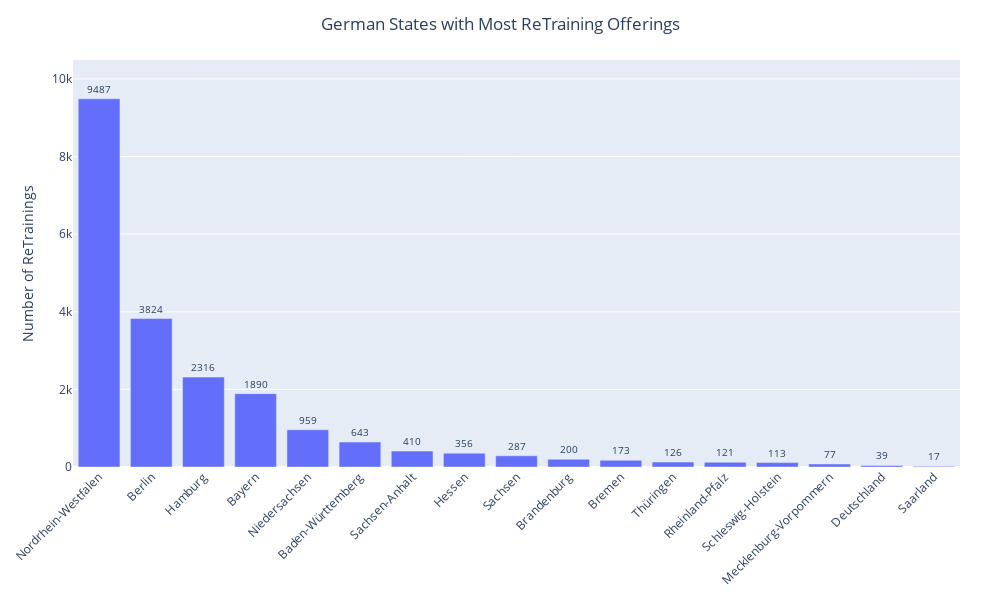

The code cell stored with this chart in its notebook:
### Markdown cell above
<font size= "4">***BAR CHART FOR SHOWING THE TOP 20 STATES THAT OFFER MOST RETRAININGS***</font>

### Code cell
import sqlite3
import plotly.express as px

# Connect to the SQLite database
db_connection = sqlite3.connect('weiterbildung_analysis.db')
cursor = db_connection.cursor()

# SQL query to retrieve data
query = '''
    SELECT land, COUNT(*) as count
    FROM umschulung
    WHERE land IS NOT NULL
    GROUP BY land
    ORDER BY count DESC
    LIMIT 20
'''
cursor.execute(query)
data = cursor.fetchall()

# Close the database connection
db_connection.close()

# Extract data into lists
state_names = [entry[0] for entry in data]
training_counts = [entry[1] for entry in data]

# Create the bar chart
fig = px.bar(
    x=state_names,
    y=training_counts,
    title='German States with Most ReTraining Offerings',
    labels={'x': 'German States', 'y': 'Number of ReTrainings'},
)

# Improve chart aesthetics
fig.update_layout(
    xaxis_title=None,  # Remove x-axis label
    xaxis_tickangle=-45,  # Rotate x-axis labels for better readability
    yaxis_range=[0, max(training_counts) + 1000],  # Set y-axis range to accommodate larger values
    title_x=0.5,  # Center the title above the chart
    showlegend=False,  # Hide legend
    margin=dict(l=40, r=40, t=60, b=40),  # Adjust margin for better spacing
)

# Display the number of trainings on top of each bar
fig.update_traces(texttemplate='%{y}', textposition='outside', textfont=dict(size=10))

# Customize the color of bars if needed
# fig.update_traces(marker_color='your_color_here')

# Increase the figure size for better visibility
fig.update_layout(
    width=1000,  # Set the width of the chart
    height=600,   # Set the height of the chart
)

fig.show()

### Figure 1 — Plotly figure (JSON) as saved in the notebook; plotly's stock layout.template omitted (floating-point values rounded to 4 significant figures)
{"data": [{"alignmentgroup": "True", "hovertemplate": "German States=%{x}<br>Number of ReTrainings=%{y}<extra></extra>", "legendgroup": "", "marker": {"color": "#636efa", "pattern": {"shape": ""}}, "name": "", "offsetgroup": "", "orientation": "v", "showlegend": false, "textfont": {"size": 10}, "textposition": "outside", "texttemplate": "%{y}", "type": "bar", "x": ["Nordrhein-Westfalen", "Berlin", "Hamburg", "Bayern", "Niedersachsen", "Baden-Württemberg", "Sachsen-Anhalt", "Hessen", "Sachsen", "Brandenburg", "Bremen", "Thüringen", "Rheinland-Pfalz", "Schleswig-Holstein", "Mecklenburg-Vorpommern", "Deutschland", "Saarland"], "xaxis": "x", "y": [9487, 3824, 2316, 1890, 959, 643, 410, 356, 287, 200, 173, 126, 121, 113, 77, 39, 17], "yaxis": "y"}], "layout": {"barmode": "relative", "height": 600, "legend": {"tracegroupgap": 0}, "margin": {"b": 40, "l": 40, "r": 40, "t": 60}, "showlegend": false, "title": {"text": "German States with Most ReTraining Offerings", "x": 0.5}, "width": 1000, "xaxis": {"anchor": "y", "domain": [0, 1], "tickangle": -45, "title": {}}, "yaxis": {"anchor": "x", "domain": [0, 1], "range": [0, 10487], "title": {"text": "Number of ReTrainings"}}}}
